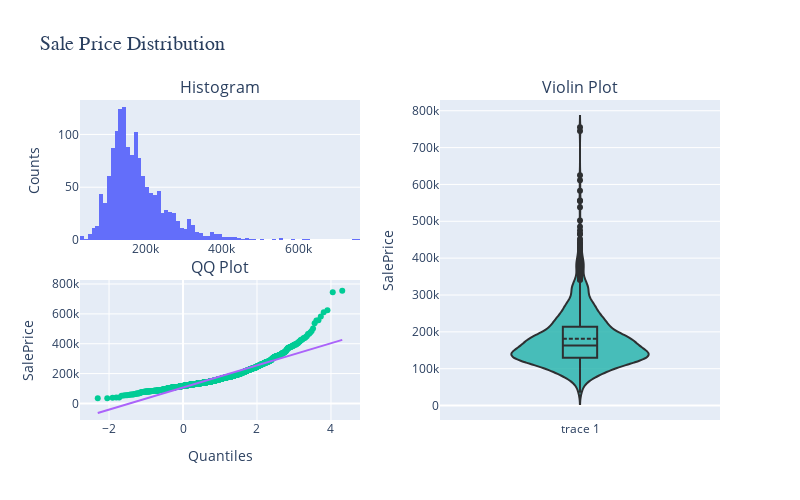

Here is the notebook cell this chart was saved with:
### Code cell
fig = make_subplots(
    rows=2, cols=2,
    specs=[[{}, {"rowspan":2}],
           [{}, None]],
    horizontal_spacing=0.125,
    vertical_spacing=0.125,
    subplot_titles=("Histogram", "Violin Plot", "QQ Plot")
        )
# calculate the quantiles for QQ plot
qq = stats.probplot(df["SalePrice"], dist='norm', sparams=(1))
# lowest and highest quantiles
x = np.array([qq[0][0][0], qq[0][0][-1]]) 

# plotting charts
fig.add_traces([
    go.Histogram(x=df["SalePrice"],
                 hoverinfo="x", 
                 showlegend=False),
    go.Violin(y=df["SalePrice"],
              box_visible=True, 
              line_color="black",
              meanline_visible=True,
              fillcolor='lightseagreen',
              opacity=0.8,
              showlegend=False),
    go.Scatter(x=qq[0][0], y=qq[0][1], 
               mode='markers',
               showlegend=False),
    go.Scatter(x=x, y=qq[1][1] + qq[1][0]*x,
               showlegend=False,
               mode='lines')
        ],
    rows=[1, 1, 2, 2],
    cols=[1, 2, 1, 1]
)

# Update xaxis properties
fig.update_xaxes(title_text="Quantiles", row=2, col=1)

# Update yaxis properties
fig.update_yaxes(title_text="Counts", row=1, col=1)
fig.update_yaxes(title_text="SalePrice", row=1, col=2)
fig.update_yaxes(title_text="SalePrice", row=2, col=1)

fig.update_layout(
    title=dict(
        text="Sale Price Distribution",
        font=dict(
            family="Arial",
            size=20)),
	showlegend=False,
	width=800,
	height=500
    )
fig.show()

### Figure 1 — Plotly figure (JSON) as saved in the notebook; plotly's stock layout.template omitted (floating-point values rounded to 4 significant figures; data arrays with more than 128 entries replaced by an {"elided": "..."} marker saying what was removed)
{"data": [{"hoverinfo": "x", "showlegend": false, "type": "histogram", "x": {"elided": "1460 int values"}, "xaxis": "x", "yaxis": "y"}, {"box": {"visible": true}, "fillcolor": "lightseagreen", "line": {"color": "black"}, "meanline": {"visible": true}, "opacity": 0.8, "showlegend": false, "type": "violin", "xaxis": "x2", "y": {"elided": "1460 int values"}, "yaxis": "y2"}, {"mode": "markers", "showlegend": false, "type": "scatter", "x": {"elided": "1460 float values"}, "xaxis": "x3", "y": {"elided": "1460 int values"}, "yaxis": "y3"}, {"mode": "lines", "showlegend": false, "type": "scatter", "x": [-2.305, 4.305], "xaxis": "x3", "y": [-64190.0, 426000.0], "yaxis": "y3"}], "layout": {"annotations": [{"font": {"size": 16}, "showarrow": false, "text": "Histogram", "x": 0.2188, "xanchor": "center", "xref": "paper", "y": 1, "yanchor": "bottom", "yref": "paper"}, {"font": {"size": 16}, "showarrow": false, "text": "Violin Plot", "x": 0.7812, "xanchor": "center", "xref": "paper", "y": 1, "yanchor": "bottom", "yref": "paper"}, {"font": {"size": 16}, "showarrow": false, "text": "QQ Plot", "x": 0.2188, "xanchor": "center", "xref": "paper", "y": 0.4375, "yanchor": "bottom", "yref": "paper"}], "height": 500, "showlegend": false, "title": {"font": {"family": "Arial", "size": 20}, "text": "Sale Price Distribution"}, "width": 800, "xaxis": {"anchor": "y", "domain": [0, 0.4375]}, "xaxis2": {"anchor": "y2", "domain": [0.5625, 1]}, "xaxis3": {"anchor": "y3", "domain": [0, 0.4375], "title": {"text": "Quantiles"}}, "yaxis": {"anchor": "x", "domain": [0.5625, 1], "title": {"text": "Counts"}}, "yaxis2": {"anchor": "x2", "domain": [0, 1], "title": {"text": "SalePrice"}}, "yaxis3": {"anchor": "x3", "domain": [0, 0.4375], "title": {"text": "SalePrice"}}}}
